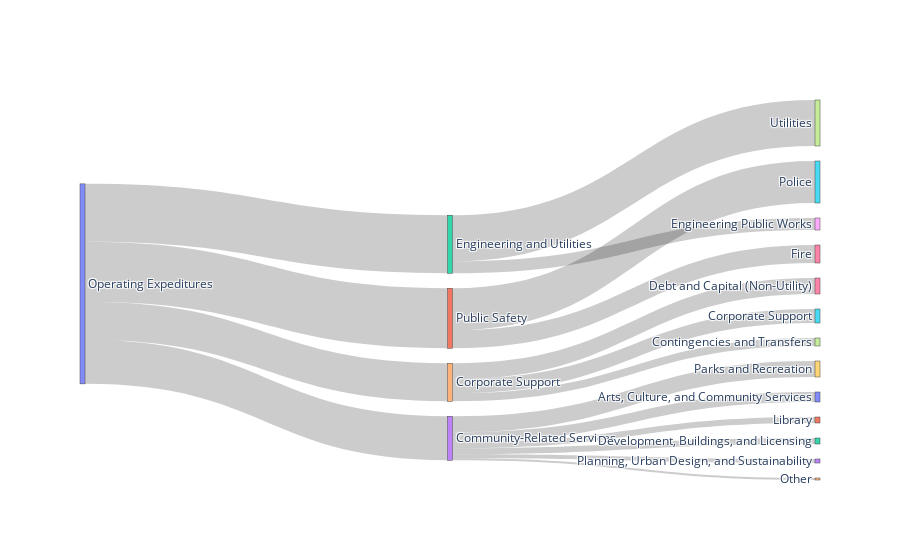

The notebook cell this image was saved under:
### Code cell
# data to dict, dict to sankey
link = dict(source = source, target = target, value = value)
node = dict(label = label, pad=15, thickness=5)
data = go.Sankey(link = link, node=node)
# plot
fig = go.Figure(data)
fig.show()

### Figure 1 — Plotly figure (JSON) as saved in the notebook; plotly's stock layout.template omitted (floating-point values rounded to 4 significant figures)
{"data": [{"link": {"source": [0, 0, 0, 0, 1, 1, 2, 2, 3, 3, 3, 3, 3, 3, 4, 4, 4], "target": [1, 2, 3, 4, 5, 6, 7, 8, 9, 10, 11, 12, 13, 14, 15, 16, 17], "value": [484500, 468350, 355300, 306850, 339150, 145350, 371450, 96900, 129200, 80750, 48450, 48450, 32300, 16150, 113050, 129200, 64600]}, "node": {"label": ["Operating Expeditures", "Public Safety", "Engineering and Utilities", "Community-Related Services", "Corporate Support", "Police", "Fire", "Utilities", "Engineering Public Works", "Parks and Recreation", "Arts, Culture, and Community Services", "Library", "Development, Buildings, and Licensing", "Planning, Urban Design, and Sustainability", "Other", "Corporate Support", "Debt and Capital (Non-Utility)", "Contingencies and Transfers"], "pad": 15, "thickness": 5}, "type": "sankey"}], "layout": {"autosize": true}}
